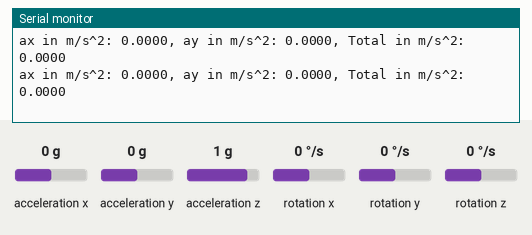
A sketch run on a simulated Arduino Leonardo, built with avr-gcc and run on an emulated ATmega32U4. Shown: the last lines printed to the serial monitor. Inputs (shaded band) come from the test bench; at power-on: acceleration x 0 g, acceleration y 0 g, acceleration z 1 g, rotation x 0 °/s, rotation y 0 °/s, rotation z 0 °/s.

Above: at 1.3 s.
1.4 s: acceleration x set to -1.4 g
At 1.9 s:
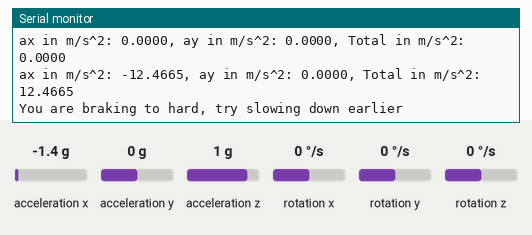
3.5 s: acceleration x set to 0.8 g
At 4.0 s:
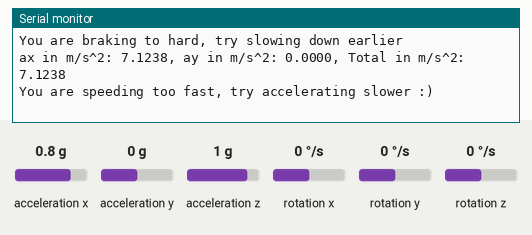
5.5 s: acceleration y set to -1.4 g
At 6.0 s:
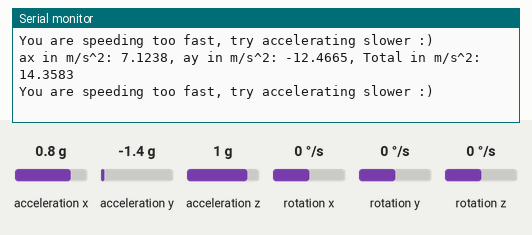
Timing chart, 0 to 8.5 s (numbered marks = the images above; inputs shaded):
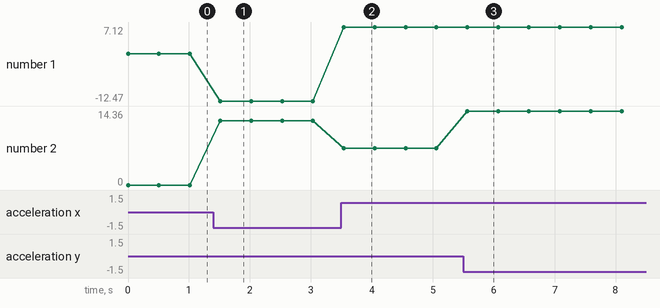

The sketch:

Kjoremonster.ino
```cpp
#include <Wire.h>
#include <Zumo32U4.h>
Zumo32U4IMU imu;
char report[120];
const float conversion_factor = 0.061; // [mg/LSB] akselerometerlesningene konverteres til enheter av g ved å bruke sensitiviteten
const float g = 8.91;                  // [m/s^2] tyngdeaksellerasjon
const int16_t accelerationTreshold = 2;
float accelerations_m_s2[3];

void setup()
{
  Wire.begin();
  Serial.begin(9600);
  if (!imu.init())
  {
    // Failed to detect the compass.
    ledRed(1);
    while (1)
    {
      Serial.println(F("Failed to initialize IMU sensors."));
      delay(100);
    }
  }
  imu.enableDefault();
}
void loop()
{

  accelerationValues_m_s2(accelerations_m_s2);
  Serial.print("ax in m/s^2: ");
  Serial.print(accelerations_m_s2[0], 4); // ax component in m/s^2
  Serial.print(", ay in m/s^2: ");
  Serial.print(accelerations_m_s2[1], 4); // ay component in m/s^2
  Serial.print(", Total in m/s^2: ");
  Serial.println(accelerations_m_s2[2], 4); // total vector magnitude in m/s^2

  displayWarnings();

  delay(500);
}

void accelerationValues_m_s2(float accelerations_m_s2[3])
{
  imu.read();

  float ax = imu.a.x * conversion_factor / 1000; // Accel x i g's
  float ay = imu.a.y * conversion_factor / 1000; // Accel y i g's
  float a = sqrtf((ax * ax) + (ay * ay));        // Acceleration in g's total

  accelerations_m_s2[0] = ax * g; // Accel x i m/s^2
  accelerations_m_s2[1] = ay * g; // Accel y i m/s^2
  accelerations_m_s2[2] = a * g;  // Accel total i m/s^2
}

void displayWarnings (){
  if (accelerations_m_s2[0] < -accelerationTreshold){
    Serial.println("You are braking to hard, try slowing down earlier");
  } else if (accelerations_m_s2[0] > accelerationTreshold)
  {
    Serial.println("You are speeding too fast, try accelerating slower :)");
  }
}
```

Measured:
- after the input at 1.4 s, the serial monitor: prints a new line after 0.12 s (image 1)
- after the input at 3.5 s, the serial monitor: prints a new line at once (image 2)
- after the input at 5.5 s, the serial monitor: prints a new line after 0.07 s (image 3)
- plotted number 1: 0 → -12.47 after the input at 1.4 s, -12.47 → 7.12 after the input at 3.5 s
- plotted number 2: 0 → 12.47 after the input at 1.4 s, 12.47 → 7.12 after the input at 3.5 s, 7.12 → 14.36 after the input at 5.5 s
